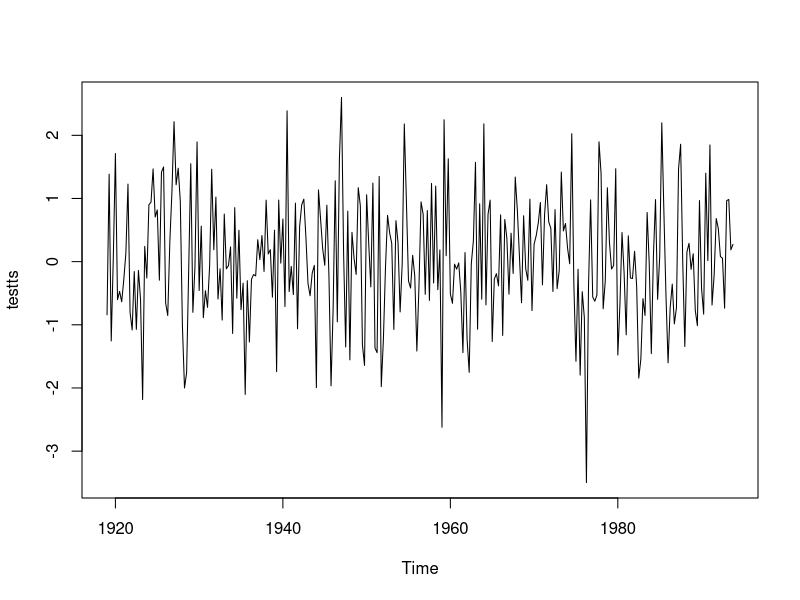
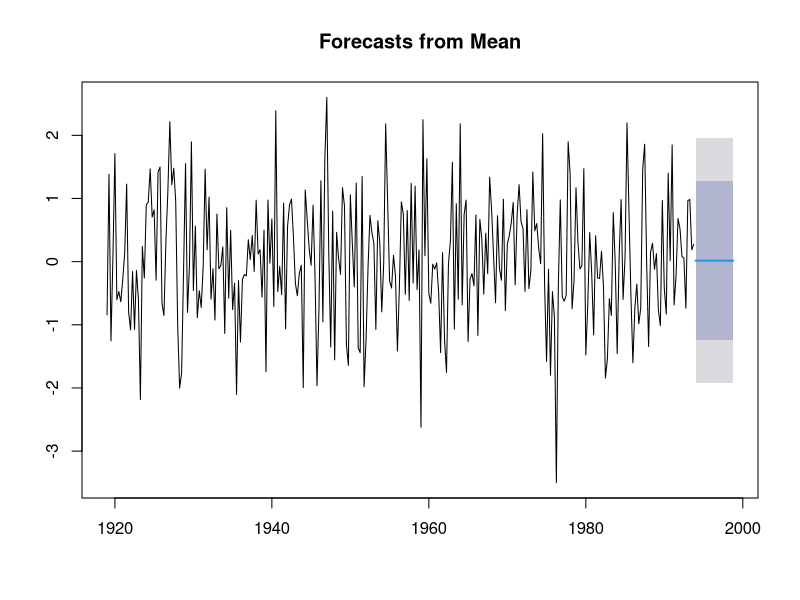
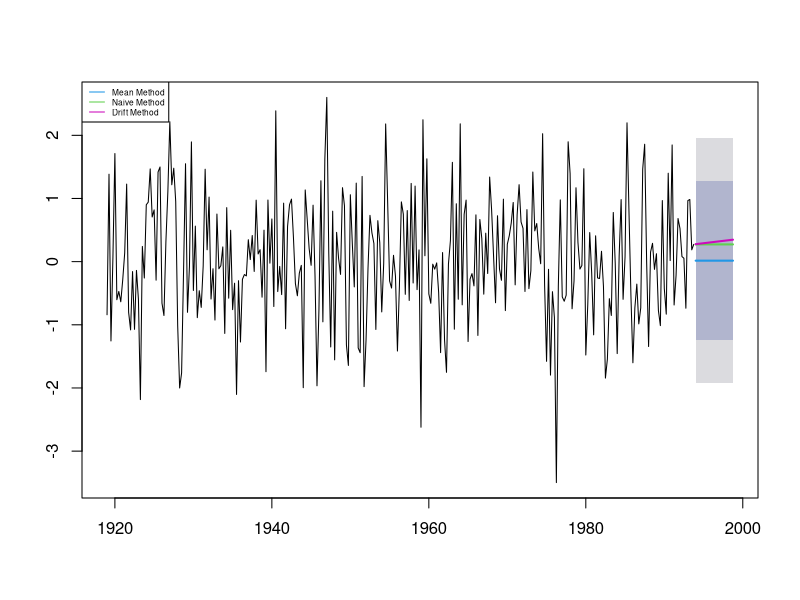
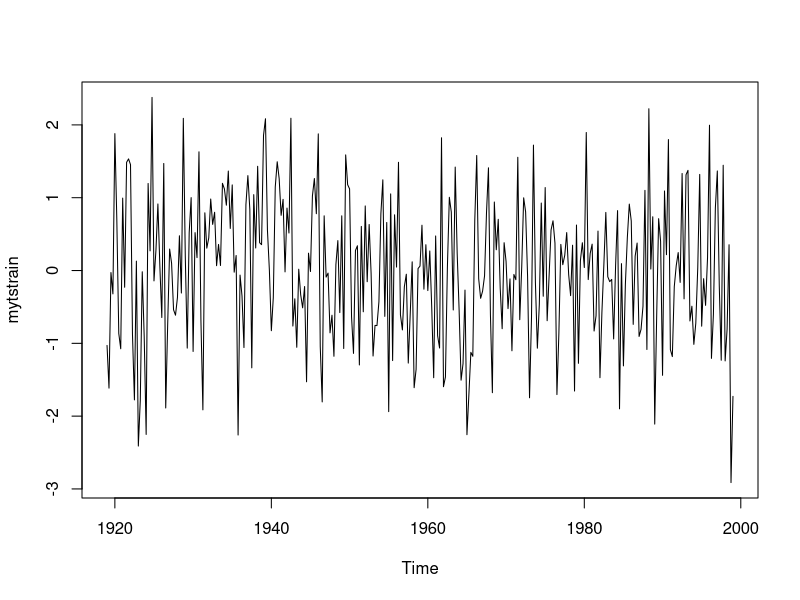
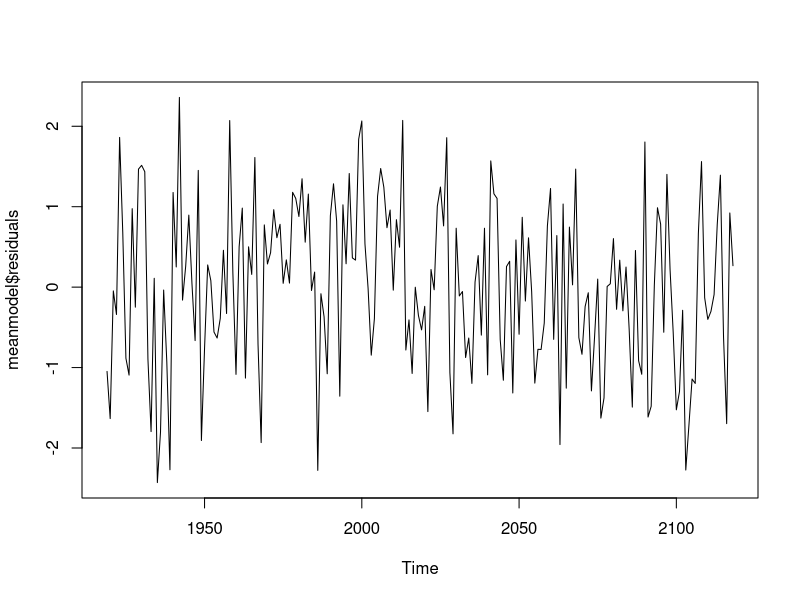
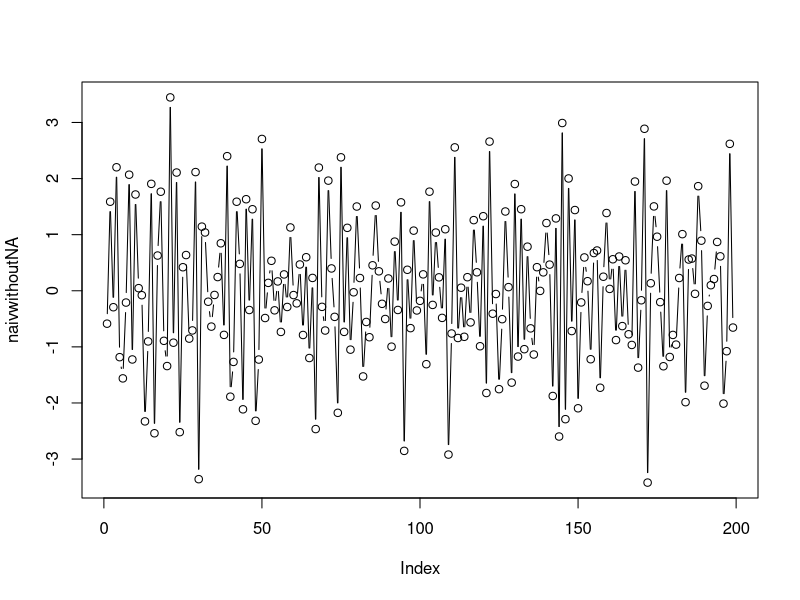
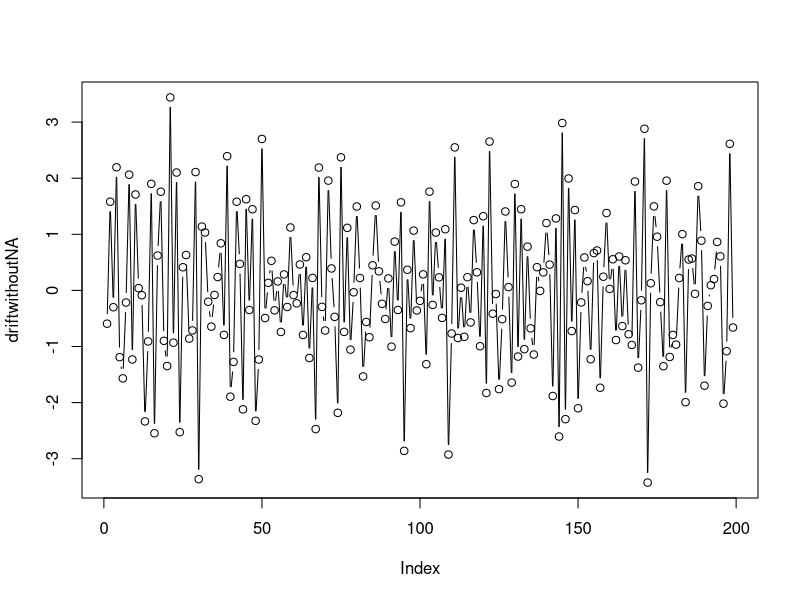
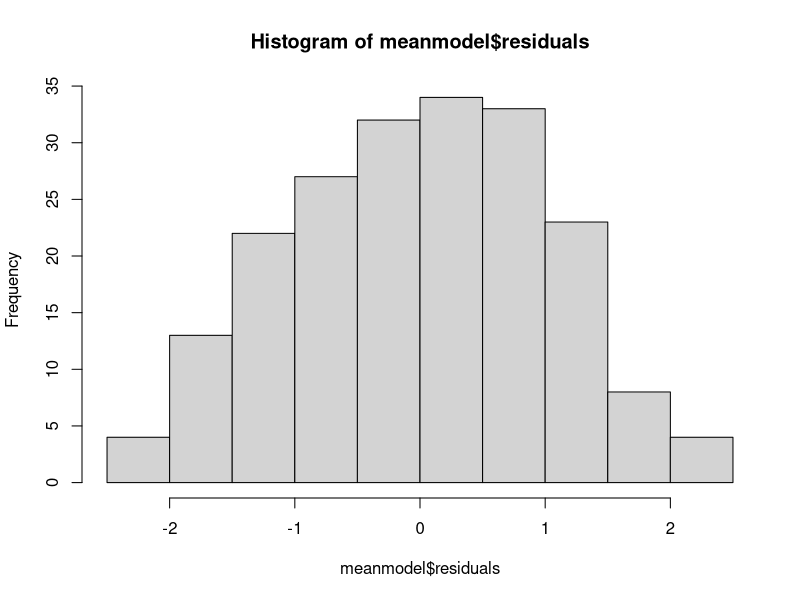

These figures' R source, in order:
#Generating dataset

set.seed(5)

testts = ts(rnorm(300), start = c(1919,1), frequency = 4)
plot(testts)
testts


library(forecast)

meanmodel <- meanf(testts, h=20) #We aew forcasting 20 quarters. hence, argument h = 20
naivemodel <- naive(testts, h=20)
driftmodel <- rwf(testts, h=20, drift = T)

plot(meanmodel)

class(meanmodel['fitted'])

plot(meanmodel, main ='')
lines(naivemodel$mean,col=123,lwd=2) #lwd - line width
lines(driftmodel$mean,col=22,lwd=2)
legend('topleft', lty = 1, cex = 0.5, col = c(4,123,22),
       legend = c('Mean Method','Naive Method', 'Drift Method'))

# EXPLAINATION
'Our original data is from 1919 to 1993, but as we predicting for 20 quarters, that is for next 5 years,
we can observed how timeline has extended and grey portion of the plot gives forcasted range.'
'Blue line will explain mean of meanmodel - mean of all observation and it is a straight horizontal line
Note: since it is a rnorm data, mean has to be at zero. Thus blue line will always be at zero.
Also, since Rnorm has st. dev of 1, therfored dark gret shade telling the deviation in forcasting will most likely
be between +1 and -1.
Green line will show last observation value as forcasted value hence is is also a horizontal line
Pink line is fircasting value from first and last observation and shows trends of upwards from first to last observation'


#Acurracy

set.seed(95)

myts = ts(rnorm(400), start = c(1919,1), frequency = 4)

#Splitting in train test of 80% train

mytstrain <- window(myts, start = 1919, end = 1999 )

plot(mytstrain)

#model building

meanmodel <- meanf(mytstrain, h=80) #We are forcasting 80 quarters as 20%(test) of 400 is 80
naivemodel <- naive(mytstrain, h=80)
driftmodel <- rwf(mytstrain, h=80)

#extracting test data

mytstest <- window(myts, start = 2000)

accuracy(meanmodel, mytstest)
accuracy(naivemodel, mytstest)
accuracy(driftmodel, mytstest)



#Residuals

set.seed(95)

testts = ts(rnorm(200), start = c(1919,1))

library(forecast)

meanmodel <- meanf(testts, h=20) #We aew forcasting 20 quarters. hence, argument h = 20
naivemodel <- naive(testts, h=20)
driftmodel <- rwf(testts, h=20, drift = T)

# var and mean of mean model
var(meanmodel$residuals)
plot(meanmodel$residuals)
mean(meanmodel$residuals)

#we observe that mean is v.clase to 0 and var is constant
#hence in this case, mean method is probably the best method


# NAIVE AND DRIFT METHOD
#We need to remove first NA value in fitted as both of these models needs atleast one value to start with

naivwithoutNA <- naivemodel$residuals[2:200]

var(naivwithoutNA)
plot(naivwithoutNA, type = 'b')
mean(naivwithoutNA)

#variance is off from 1 as that of our original dataset 
#mean is slightly off than 0 value as this model depends on the last observation

driftwithoutNA <- driftmodel$residuals[2:200]

var(driftwithoutNA)
plot(driftwithoutNA, type = 'b')
mean(driftwithoutNA)

#We see variance is away from 1


#histogram of distribution
hist(meanmodel$residuals)
#residuals are almost normally distributed
shapiro.test(meanmodel$residuals)
#Shapiro test says residuals are not normal

acf(meanmodel$residuals)
#we have no autocorrelation 

#Overall mean model is quite a good fit for overall dataset of random numbers